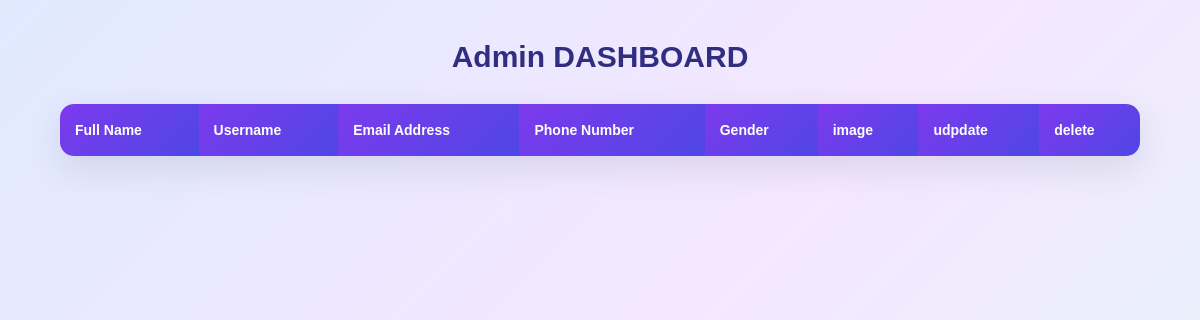
Page /dashboard/ on the earlier database version.
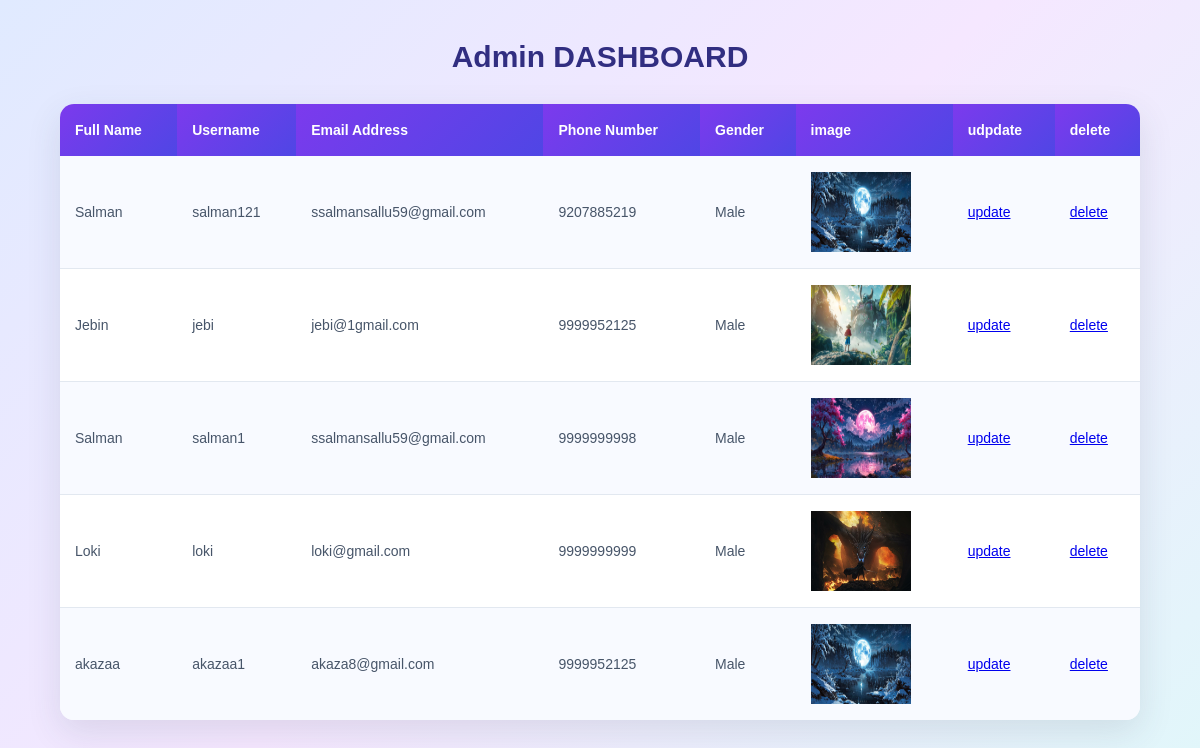
Same page on the later database version.
### myapp/models.py (models this page shows, shortened)
class registerModel(models.Model):
    fullname=models.CharField(max_length=30)
    username=models.CharField(max_length=30)
    email=models.EmailField()
    phone=models.IntegerField()
    choose=[
        {"Male","Male"},
        {"Female","Female"}
    ]
    gender=models.CharField(max_length=15)
    password=models.CharField(max_length=8)
    image=models.ImageField(upload_to="profile_image",null=True)

### myapp/views.py (the view)
# urls.py: path("dashboard/",views.dashboard,name="dashboard"),
def dashboard(request):
    values=[1,2,3,4,5]
    mydata=registerModel.objects.all()
    return render(request,'dashboard.html',{"data":values,"mydata":mydata})

### myapp/templates/dashboard.html
{% load static %}
<link rel="stylesheet" href="{% static 'css/dashboard.css' %}">
<h1>Admin DASHBOARD</h1>
<table>
        <tr>
            <th>Full Name</th>
            <th>Username</th>
            <th>Email Address</th>
            <th>Phone Number</th>
            <th>Gender</th>
            <th>image</th>
            <th>udpdate</th>
            <th>delete</th>
         </tr>
        {% if mydata %}
            {% for i in mydata %}
            <tr>
                <td>{{ i.fullname }}</td>
                <td>{{ i.username }}</td>
                <td>{{ i.email }}</td>
                <td>{{ i.phone }}</td>
                <td>{{ i.gender }}</td>
                <td><img style="width: 100px; height:80px;" src="{{ i.image.url }}" alt="Profile image"></td>
                <td><a href="{% url 'update' i.id %}">update</a></td>
                <td><a href="{% url 'delete' i.id %}">delete</a></td>
            </tr>
            {% endfor %}
        {% endif %}
</table>

### myapp/static/css/dashboard.css (style rules this page uses)
h1 { text-align: center; color: #312e81; font-size: 30px; font-weight: 800; margin: 40px 0 30px; }
table { width: 90%; max-width: 1200px; margin: 30px auto; border-collapse: collapse; background: white; border-radius: 14px; overflow: hidden; box-shadow: 0 12px 35px rgba(51, 65, 85, 0.12); }
table th { padding: 18px 15px; background: linear-gradient(135deg, #7c3aed, #4f46e5); color: white; text-align: left; font-size: 14px; font-weight: 600; }
table td { padding: 16px 15px; font-size: 14px; color: #475569; border-bottom: 1px solid #e2e8f0; }
table tr:nth-child(even) { background: #f8faff; }
table tr:last-child td { border-bottom: none; }

Differences in the rows shown:
added registerModel: fullname "Salman", username "salman121", email "ssalmansallu59@gmail.com", phone "9207885219", gender "Male", image (picture)
added registerModel: fullname "Jebin", username "jebi", email "jebi@1gmail.com", phone "9999952125", gender "Male", image (picture)
added registerModel: fullname "Salman", username "salman1", email "ssalmansallu59@gmail.com", phone "9999999998", gender "Male", image (picture)
added registerModel: fullname "Loki", username "loki", email "loki@gmail.com", phone "9999999999", gender "Male", image (picture)
added registerModel: fullname "akazaa", username "akazaa1", email "akaza8@gmail.com", phone "9999952125", gender "Male", image (picture)
